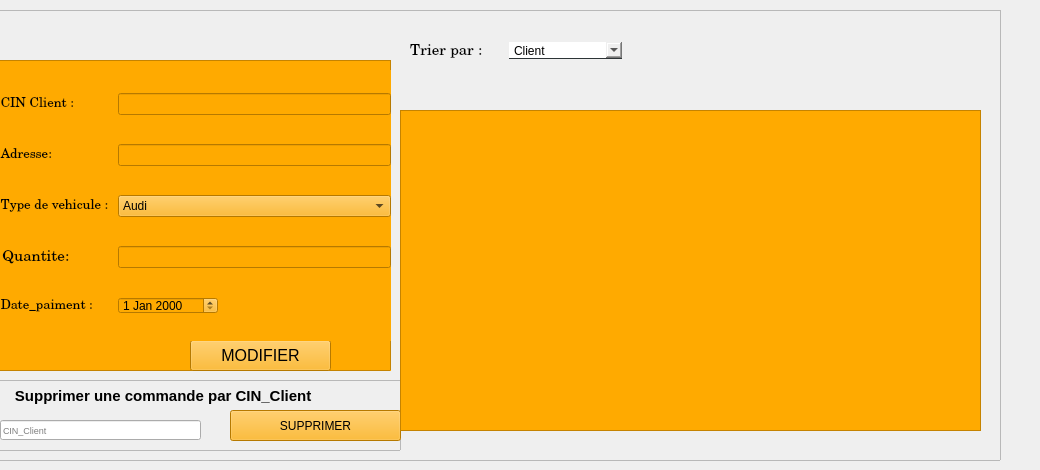
      <widget class="QWidget" name="tab_3">
       <attribute name="title">
        <string>Liste des commandes</string>
       </attribute>
       <widget class="QFrame" name="frame_5">
        <property name="geometry">
         <rect>
          <x>-30</x>
          <y>10</y>
          <width>1031</width>
          <height>451</height>
         </rect>
        </property>
        <property name="frameShape">
         <enum>QFrame::StyledPanel</enum>
        </property>
        <property name="frameShadow">
         <enum>QFrame::Raised</enum>
        </property>
        <widget class="QFrame" name="frame1_4">
         <property name="geometry">
          <rect>
           <x>20</x>
           <y>370</y>
           <width>411</width>
           <height>71</height>
          </rect>
         </property>
         <property name="frameShape">
          <enum>QFrame::StyledPanel</enum>
         </property>
         <property name="frameShadow">
          <enum>QFrame::Raised</enum>
         </property>
         <widget class="QLineEdit" name="lineEdit_20">
          <property name="geometry">
           <rect>
            <x>10</x>
            <y>40</y>
            <width>201</width>
            <height>20</height>
           </rect>
          </property>
          <property name="font">
           <font>
            <pointsize>7</pointsize>
           </font>
          </property>
          <property name="placeholderText">
           <string>CIN_Client</string>
          </property>
         </widget>
         <widget class="QPushButton" name="supprimerchantier_2">
          <property name="geometry">
           <rect>
            <x>240</x>
            <y>30</y>
            <width>171</width>
            <height>31</height>
           </rect>
          </property>
          <property name="cursor">
           <cursorShape>PointingHandCursor</cursorShape>
          </property>
          <property name="styleSheet">
           <string notr="true">background-color: rgb(255, 170, 0);</string>
          </property>
          <property name="text">
           <string>SUPPRIMER</string>
          </property>
         </widget>
        </widget>
        <widget class="QFrame" name="frame_7">
         <property name="geometry">
          <rect>
           <x>20</x>
           <y>50</y>
           <width>401</width>
           <height>311</height>
          </rect>
         </property>
         <property name="styleSheet">
          <string notr="true">background-color: rgb(255, 170, 0);</string>
         </property>
         <property name="frameShape">
          <enum>QFrame::StyledPanel</enum>
         </property>
         <property name="frameShadow">
          <enum>QFrame::Raised</enum>
         </property>
         <widget class="QPushButton" name="modifierchantier_2">
          <property name="geometry">
           <rect>
            <x>200</x>
            <y>280</y>
            <width>141</width>
            <height>31</height>
           </rect>
          </property>
          <property name="font">
           <font>
            <pointsize>12</pointsize>
            <weight>50</weight>
            <bold>false</bold>
           </font>
          </property>
          <property name="cursor">
           <cursorShape>PointingHandCursor</cursorShape>
          </property>
          <property name="styleSheet">
           <string notr="true">background-color: rgb(255, 170, 0);</string>
          </property>
          <property name="text">
           <string>MODIFIER</string>
          </property>
         </widget>
         <widget class="QWidget" name="gridLayoutWidget_4">
          <property name="geometry">
           <rect>
            <x>0</x>
            <y>10</y>
            <width>401</width>
            <height>271</height>
           </rect>
          </property>
          <layout class="QGridLayout" name="gridLayout_4">
           <property name="sizeConstraint">
            <enum>QLayout::SetDefaultConstraint</enum>
           </property>
           <property name="horizontalSpacing">
            <number>6</number>
           </property>
           <item row="1" column="0">
            <widget class="QLabel" name="label_18">
             <property name="font">
              <font>
               <family>Century</family>
               <pointsize>10</pointsize>
              </font>
             </property>
             <property name="text">
              <string>   Adresse:</string>
             </property>
            </widget>
           </item>
           <item row="4" column="1">
            <widget class="QDateEdit" name="dateEdit_5">
             <property name="minimumSize">
              <size>
               <width>100</width>
               <height>0</height>
              </size>
             </property>
             <property name="maximumSize">
              <size>
               <width>12</width>
               <height>17</height>
              </size>
             </property>
             <property name="cursor">
              <cursorShape>PointingHandCursor</cursorShape>
             </property>
             <property name="tabletTracking">
              <bool>false</bool>
             </property>
            </widget>
           </item>
           <item row="0" column="0">
            <widget class="QLabel" name="label_15">
             <property name="font">
              <font>
               <family>Century</family>
               <pointsize>10</pointsize>
              </font>
             </property>
             <property name="text">
              <string>   CIN Client :</string>
             </property>
            </widget>
           </item>
           <item row="0" column="1">
            <widget class="QLineEdit" name="lineEditcin_3"/>
           </item>
           <item row="3" column="0">
            <widget class="QLabel" name="label_14">
             <property name="font">
              <font>
               <family>Century</family>
               <pointsize>11</pointsize>
              </font>
             </property>
             <property name="text">
              <string>   Quantite:</string>
             </property>
            </widget>
           </item>
           <item row="3" column="1">
            <widget class="QLineEdit" name="lineEdit_quantite5"/>
           </item>
           <item row="4" column="0">
            <widget class="QLabel" name="label_19">
             <property name="font">
              <font>
               <family>Century</family>
               <pointsize>10</pointsize>
              </font>
             </property>
             <property name="text">
              <string>   Date_paiment :</string>
             </property>
            </widget>
           </item>
           <item row="2" column="0">
            <widget class="QLabel" name="label_16">
             <property name="font">
              <font>
               <family>Century</family>
               <pointsize>10</pointsize>
              </font>
             </property>
             <property name="text">
              <string>   Type de vehicule : </string>
             </property>
            </widget>
           </item>
           <item row="1" column="1">
            <widget class="QLineEdit" name="lineEditadres_3"/>
           </item>
           <item row="2" column="1">
            <widget class="QComboBox" name="comboBox_4">
             <item>
              <property name="text">
               <string>Audi</string>
              </property>
             </item>
             <item>
              <property name="text">
               <string>mercedes</string>
              </property>
             </item>
             <item>
              <property name="text">
               <string>BMW</string>
              </property>
             </item>
            </widget>
           </item>
          </layout>
         </widget>
        </widget>
        <widget class="QWidget" name="horizontalLayoutWidget_4">
         <property name="geometry">
          <rect>
           <x>440</x>
           <y>20</y>
           <width>212</width>
           <height>41</height>
          </rect>
         </property>
         <layout class="QHBoxLayout" name="horizontalLayout_4">
          <item>
           <widget class="QLabel" name="label_20">
            <property name="font">
             <font>
              <family>Century</family>
              <pointsize>11</pointsize>
             </font>
            </property>
            <property name="text">
             <string>Trier par :</string>
            </property>
           </widget>
          </item>
          <item>
           <widget class="QComboBox" name="comboBox_2">
            <property name="cursor">
             <cursorShape>PointingHandCursor</cursorShape>
            </property>
            <property name="layoutDirection">
             <enum>Qt::LeftToRight</enum>
            </property>
            <property name="styleSheet">
             <string notr="true">QComboBox{
border:none;
border-bottom:1px solid #2d3436;
}
QComboBox::hover{
background: rgba(119,181,254,0.5);
}</string>
            </property>
            <item>
             <property name="text">
              <string>Client</string>
             </property>
            </item>
            <item>
             <property name="text">
              <string>Quantite</string>
             </property>
            </item>
            <item>
             <property name="text">
              <string>TYpe de vehicule</string>
             </property>
            </item>
            <item>
             <property name="text">
              <string>Prix</string>
             </property>
            </item>
            <item>
             <property name="text">
              <string>Date de paiment</string>
             </property>
            </item>
           </widget>
          </item>
         </layout>
        </widget>
        <widget class="QTableView" name="tableView_2">
         <property name="geometry">
          <rect>
           <x>430</x>
           <y>100</y>
           <width>581</width>
           <height>321</height>
          </rect>
         </property>
         <property name="styleSheet">
          <string notr="true">background-color: rgb(255, 170, 0);</string>
         </property>
        </widget>
        <widget class="QLabel" name="label_66">
         <property name="geometry">
          <rect>
           <x>20</x>
           <y>370</y>
           <width>401</width>
           <height>31</height>
          </rect>
         </property>
         <property name="font">
          <font>
           <pointsize>11</pointsize>
           <weight>75</weight>
           <bold>true</bold>
          </font>
         </property>
         <property name="styleSheet">
          <string notr="true">QLabel{
color: black;

border: none;
}</string>
         </property>
         <property name="text">
          <string>      Supprimer une commande par CIN_Client</string>
         </property>
        </widget>
       </widget>
      </widget>
